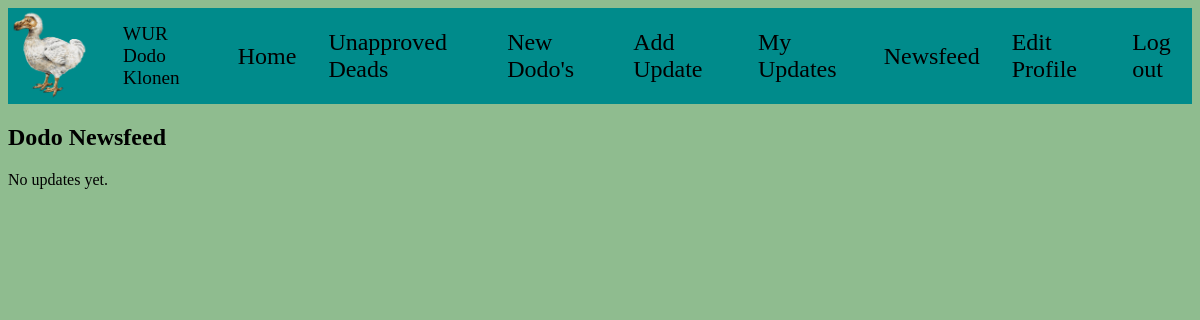
/newsfeed/ (signed in), run on an earlier commit of the app's database.
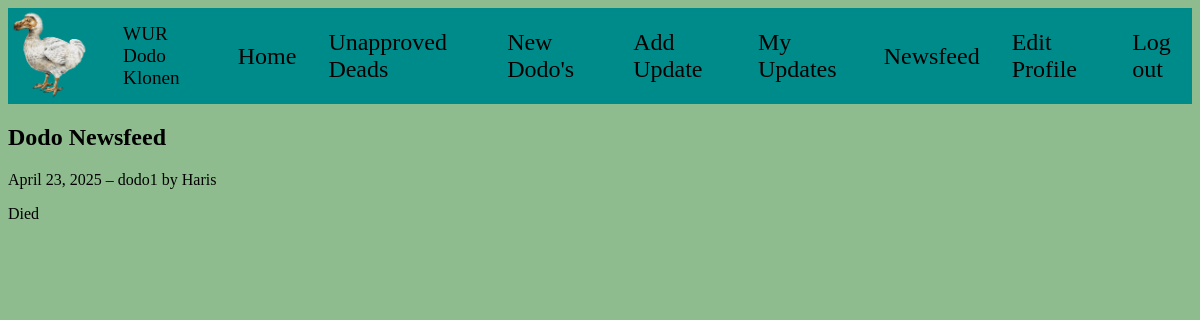
And on a later commit of the database.
### base/models.py (models this page shows, shortened)
class Update(models.Model):
    dodo = models.ForeignKey(Dodo, on_delete=models.CASCADE)
    user = models.ForeignKey(User, on_delete=models.CASCADE)
    date = models.DateField(blank=False,)
    description = models.TextField()

class Dodo(models.Model):
    name = models.CharField(max_length=100)
    date_of_birth = models.DateField(null=True, blank=True)
    alive = models.BooleanField(default=True)
    dead_approved = models.BooleanField(default=False)
    dead_approved_by = models.ForeignKey(User, on_delete=models.CASCADE,
                                         related_name='approved_by', null=True, blank=True)

### base/views.py (the view)
# urls.py: path("newsfeed/", views.newsfeed, name="newsfeed"),
@login_required
def newsfeed(request):
    updates = Update.objects.all().order_by("-date")
    return render(request, "base/newsfeed.html", {"updates": updates})

### base/templates/base/newsfeed.html
{% extends 'base/base.html' %}
{% block content %}
<div>
  <h2>Dodo Newsfeed</h2>
  {% for update in updates %}
    <div>
      {{ update.date }} – {{ update.dodo.name }} by {{ update.user.username }}
      <p>{{ update.description }}</p>
    </div>
  {% empty %}
    <p>No updates yet.</p>
  {% endfor %}
</div>
{% endblock %}

What changed in the data, as far as the page shows it:
added Update: date "April 23, 2025", dodo.name "dodo1", user.username "Haris", description "Died"
Also different on the page:
text no longer shown: "No updates yet."
